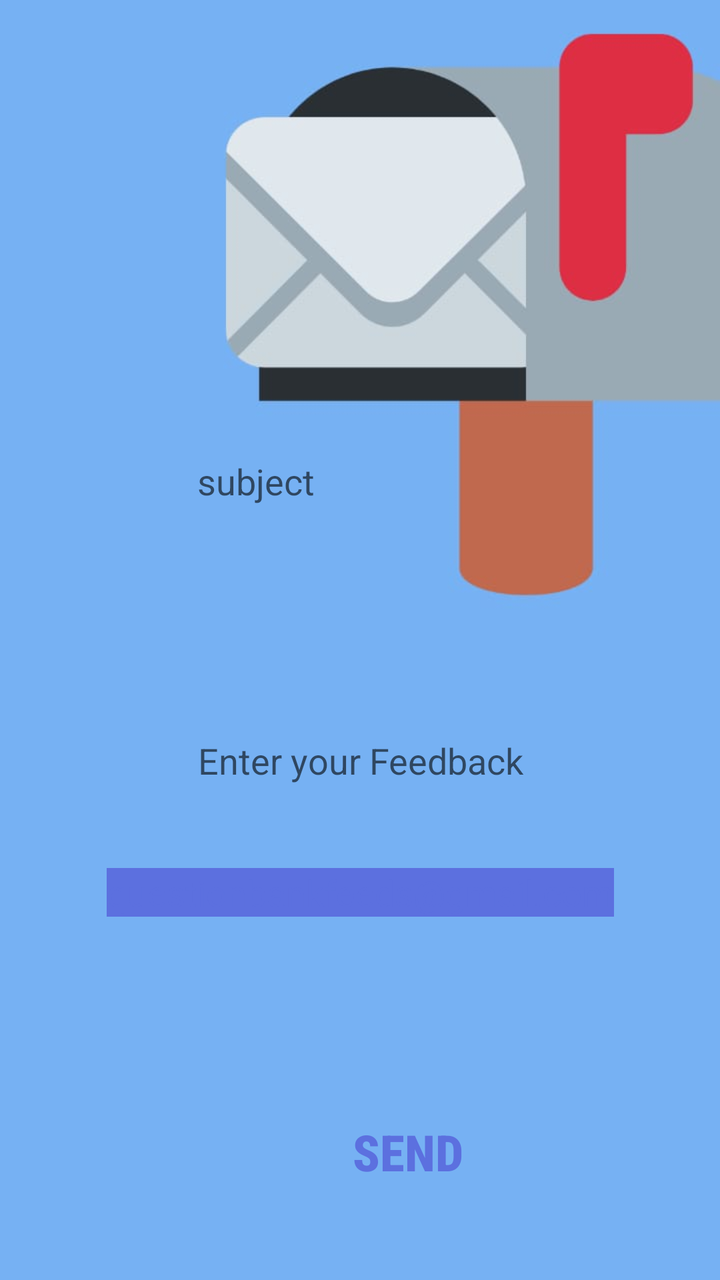
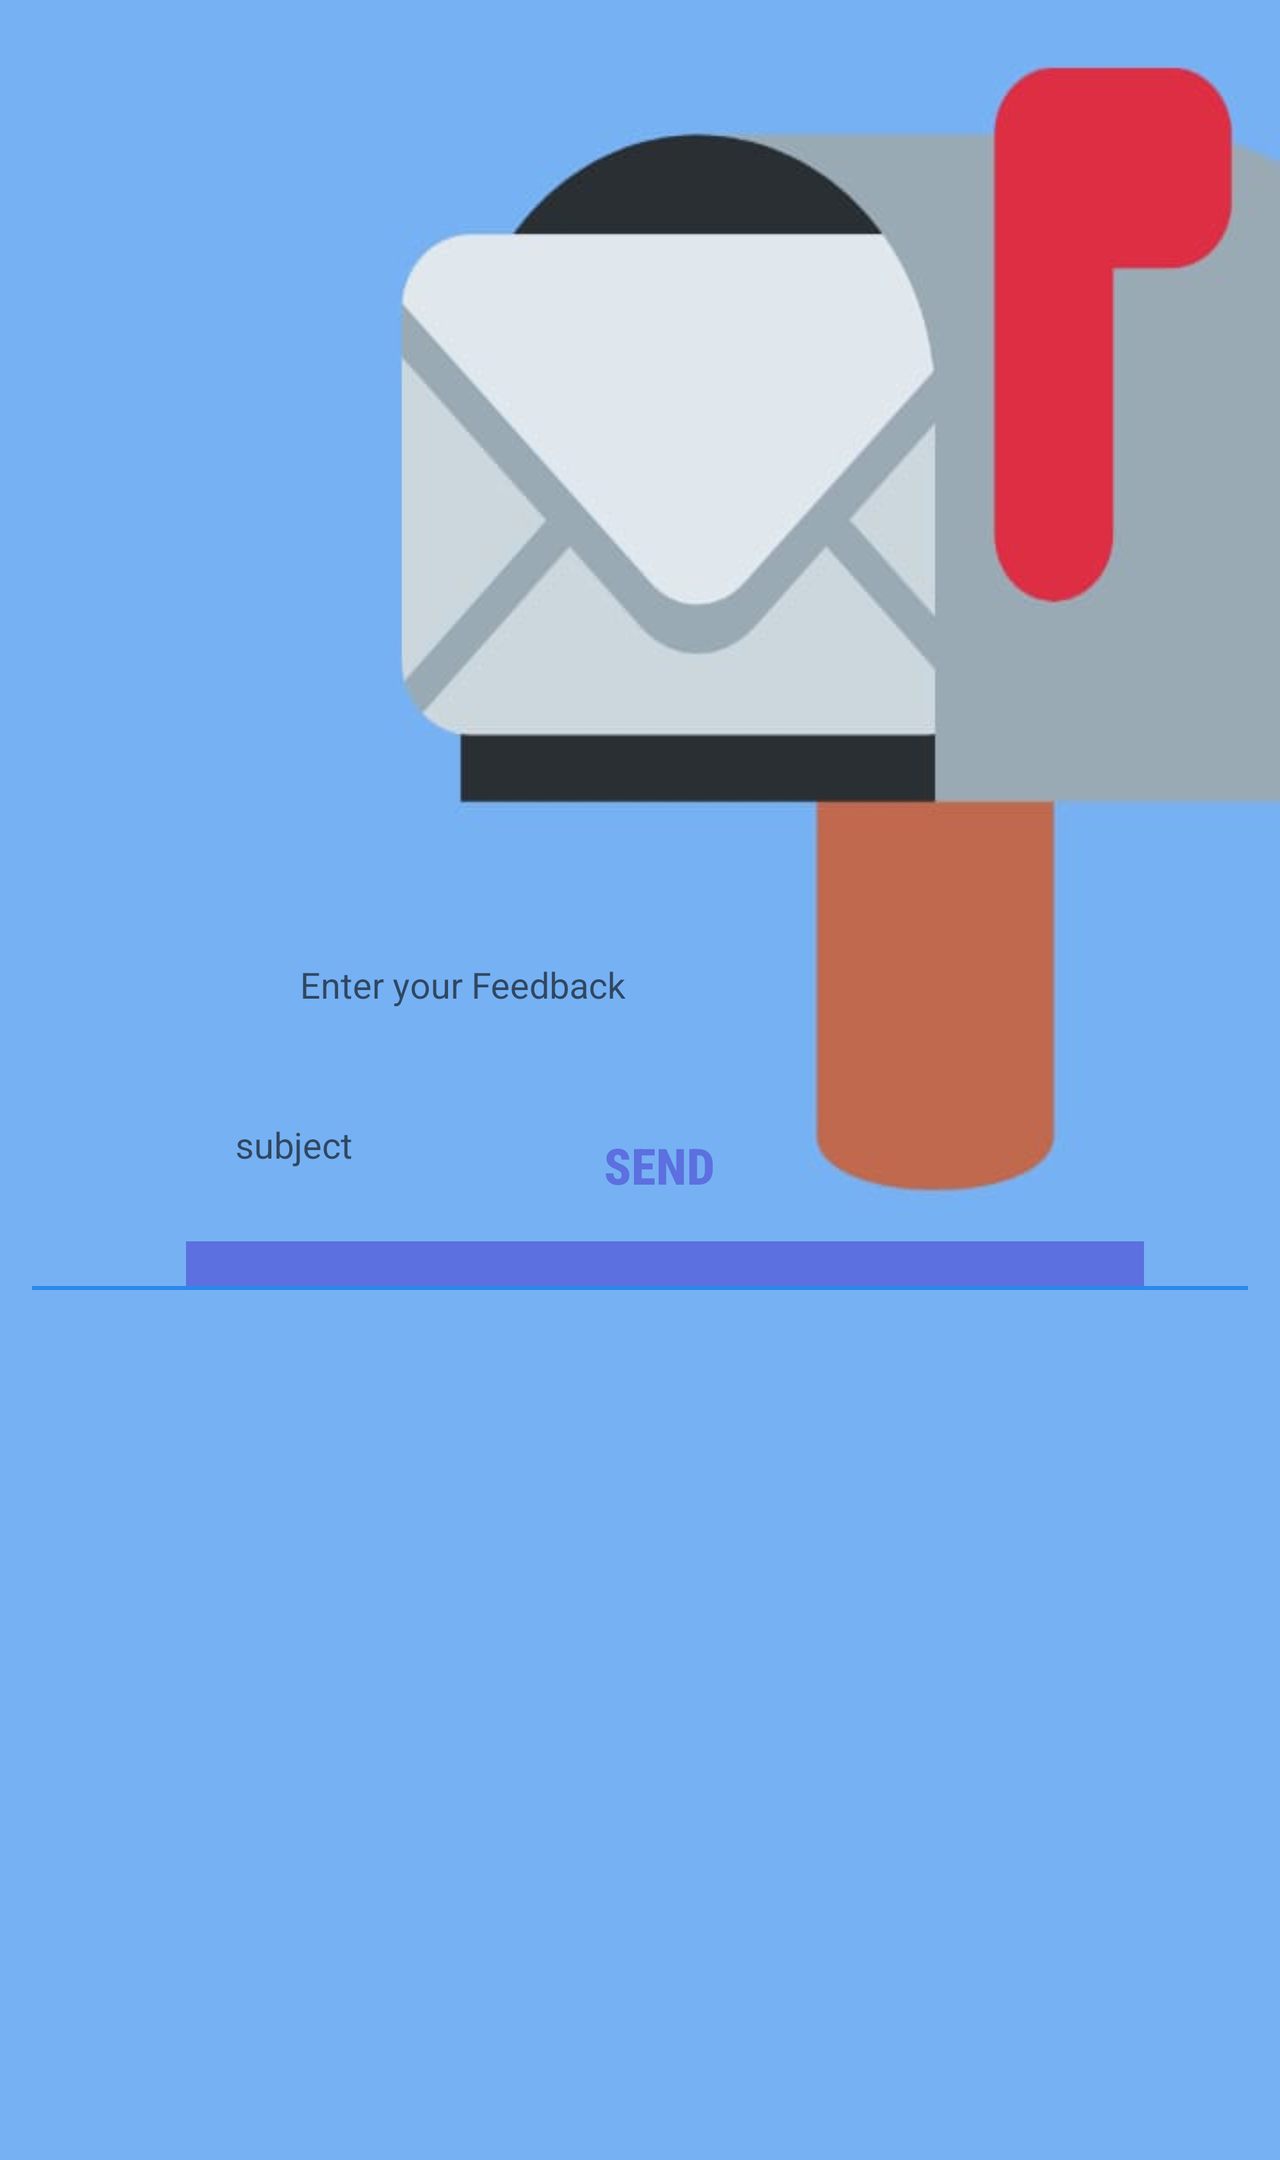

An Android layout and its configuration variant, each rendered on a device that would load it. The default file and the variant file are quoted in full after the pictures.
<!-- AndroidManifest.xml: application theme AppTheme -->
<!-- res/layout/activity_feedback.xml -->
<?xml version="1.0" encoding="utf-8"?>
<androidx.constraintlayout.widget.ConstraintLayout

    xmlns:android="http://schemas.android.com/apk/res/android"
    xmlns:app="http://schemas.android.com/apk/res-auto"
    xmlns:tools="http://schemas.android.com/tools"
    android:layout_width="match_parent"
    android:layout_height="match_parent"
    android:background="@drawable/bg8"
    android:orientation="vertical"
    android:padding="16dp"

    tools:context=".feedback">

    <androidx.constraintlayout.widget.Guideline

        android:id="@+id/n"
        android:layout_width="wrap_content"
        android:layout_height="wrap_content"
        android:orientation="horizontal"
        app:layout_constraintGuide_end="305dp" />


    <EditText
        android:id="@+id/email"
        android:layout_width="wrap_content"
        android:layout_height="wrap_content"
        android:layout_alignParentStart="true"
        android:layout_alignParentLeft="true"
        android:layout_alignParentEnd="true"
        android:layout_alignParentRight="true"
        android:layout_alignParentBottom="true"
        android:background="#5C70DF"
        android:enabled="false"
        android:text="questionbankfeeds@gmail.com"
        android:textColor="#5C70DF"
        app:layout_constraintBottom_toBottomOf="@+id/message"
        app:layout_constraintEnd_toEndOf="@+id/message"
        app:layout_constraintStart_toStartOf="@+id/message"
        app:layout_constraintTop_toTopOf="@+id/message" />

    <EditText
        android:id="@+id/subject"
        android:layout_width="183dp"
        android:layout_height="74dp"
        android:layout_alignParentStart="true"
        android:layout_alignParentLeft="true"
        android:layout_alignParentTop="true"
        android:layout_alignParentEnd="true"
        android:layout_alignParentRight="true"
        android:layout_marginStart="8dp"
        android:layout_marginLeft="8dp"
        android:layout_marginTop="8dp"
        android:layout_marginEnd="8dp"
        android:layout_marginRight="8dp"
        android:layout_marginBottom="8dp"
        android:background="@drawable/edit_round2"
        android:gravity="center_horizontal"
        android:hint="subject"
        android:lines="5"
        app:layout_constraintBottom_toTopOf="@+id/n"
        app:layout_constraintEnd_toEndOf="parent"
        app:layout_constraintHorizontal_bias="0.099"
        app:layout_constraintStart_toStartOf="parent"
        app:layout_constraintTop_toTopOf="parent"
        app:layout_constraintVertical_bias="0.959" />

    <EditText
        android:id="@+id/message"
        android:layout_width="353dp"
        android:layout_height="156dp"
        android:layout_alignEnd="@+id/subject"
        android:layout_alignRight="@+id/subject"
        android:layout_alignParentStart="true"
        android:layout_alignParentLeft="true"

        android:layout_alignParentTop="true"
        android:layout_alignParentBottom="true"
        android:layout_marginStart="8dp"
        android:layout_marginLeft="8dp"
        android:layout_marginTop="8dp"
        android:layout_marginEnd="8dp"
        android:layout_marginRight="8dp"
        android:layout_marginBottom="8dp"
        android:background="@drawable/edit_round2"
        android:gravity="center_horizontal"
        android:hint="Enter your Feedback"
        android:lines="5"
        app:layout_constraintBottom_toBottomOf="parent"
        app:layout_constraintEnd_toEndOf="parent"
        app:layout_constraintStart_toStartOf="parent"
        app:layout_constraintTop_toTopOf="@+id/n"
        app:layout_constraintVertical_bias="0.308" />


    <Button
        android:id="@+id/send"
        android:layout_width="wrap_content"
        android:layout_height="wrap_content"
        android:layout_marginStart="144dp"
        android:layout_marginLeft="144dp"
        android:layout_marginTop="8dp"
        android:layout_marginBottom="24dp"
        android:background="@drawable/edit_round2"
        android:fontFamily="sans-serif-condensed-medium"
        android:gravity="center"
        android:text="SEND"
        android:textColor="#5C70DF"
        android:textSize="25dp"
        android:textStyle="bold"
        app:layout_constraintBottom_toBottomOf="parent"
        app:layout_constraintEnd_toEndOf="@+id/linearLayout"
        app:layout_constraintHorizontal_bias="0.511"
        app:layout_constraintStart_toStartOf="parent"
        app:layout_constraintTop_toBottomOf="@+id/message"
        app:layout_constraintVertical_bias="1.0" />

</androidx.constraintlayout.widget.ConstraintLayout

   >
<!-- resources referenced by this layout -->
<resources>
  <!-- drawable bg8: jpg bitmap (drawable, 17268 bytes) -->
  <style name="AppTheme" parent="Theme.AppCompat.Light.DarkActionBar">
          
          <item name="colorPrimary">@color/colorPrimary</item>
          <item name="colorPrimaryDark">@color/colorPrimaryDark</item>
          <item name="colorAccent">@color/colorAccent</item>
          <item name="windowNoTitle">true</item>
          <item name="windowActionBar">false</item>
      </style>
  <color name="colorPrimary">#FFFFFF</color>
  <color name="colorPrimaryDark">#2B87EB</color>
  <color name="colorAccent">#000000</color>
</resources>
<!-- res/layout-land/activity_feedback.xml (the repository's variant of the layout above) -->
<!-- drawn on the phone turned sideways -->
<?xml version="1.0" encoding="utf-8"?>
<ScrollView xmlns:android="http://schemas.android.com/apk/res/android"
    xmlns:app="http://schemas.android.com/apk/res-auto"
    xmlns:tools="http://schemas.android.com/tools"
    android:layout_width="match_parent"
    android:layout_height="match_parent"
    android:orientation="vertical"
    android:padding="16dp"
    android:background="@drawable/bg8"

    tools:context=".feedback">

<androidx.constraintlayout.widget.ConstraintLayout


    android:layout_width="match_parent"
    android:layout_height="match_parent">

    <RelativeLayout
        android:id="@+id/linearLayout"
        android:layout_width="match_parent"
        android:layout_height="match_parent"
        android:orientation="vertical"
        tools:layout_editor_absoluteX="30dp"
        tools:layout_editor_absoluteY="-79dp">

        <EditText
            android:id="@+id/email"
            android:layout_width="wrap_content"
            android:layout_height="wrap_content"
            android:layout_alignParentStart="true"
            android:layout_alignParentLeft="true"
            android:layout_alignParentEnd="true"
            android:layout_alignParentRight="true"
            android:layout_alignParentBottom="true"
            android:layout_marginStart="77dp"
            android:layout_marginLeft="77dp"
            android:layout_marginEnd="52dp"
            android:layout_marginRight="52dp"
            android:layout_marginBottom="173dp"
            android:background="#5C70DF"
            android:enabled="false"
            android:text="questionbankfeeds@gmail.com"
            android:textColor="#5C70DF" />

        <EditText
            android:id="@+id/subject"
            android:layout_width="289dp"
            android:layout_height="85dp"
            android:layout_alignParentStart="true"
            android:layout_alignParentLeft="true"
            android:layout_alignParentTop="true"
            android:layout_alignParentEnd="true"
            android:layout_alignParentRight="true"
            android:layout_alignParentBottom="true"
            android:layout_marginStart="8dp"
            android:layout_marginLeft="8dp"
            android:layout_marginTop="210dp"
            android:layout_marginEnd="354dp"
            android:layout_marginRight="354dp"
            android:layout_marginBottom="334dp"
            android:background="@drawable/edit_round2"
            android:gravity="center_horizontal"
            android:hint="subject"
            android:lines="5" />

        <View
            android:layout_width="match_parent"
            android:layout_height="2dp"
            android:layout_alignParentBottom="true"
            android:layout_marginBottom="288dp"
            android:background="@color/colorPrimaryDark" />

        <EditText
            android:id="@+id/message"
            android:layout_width="453dp"
            android:layout_height="165dp"
            android:layout_alignEnd="@+id/subject"
            android:layout_alignRight="@+id/subject"
            android:layout_alignParentStart="true"
            android:layout_alignParentLeft="true"

            android:layout_alignParentTop="true"
            android:layout_alignParentBottom="true"
            android:layout_marginStart="11dp"
            android:layout_marginLeft="11dp"
            android:layout_marginTop="362dp"
            android:layout_marginEnd="-166dp"
            android:layout_marginRight="-166dp"
            android:layout_marginBottom="102dp"
            android:background="@drawable/edit_round2"
            android:gravity="center_horizontal"
            android:hint="Enter your Feedback"
            android:lines="5" />

    </RelativeLayout>

    <Button
        android:id="@+id/send"
        android:layout_width="wrap_content"
        android:layout_height="wrap_content"
        android:layout_marginStart="8dp"
        android:layout_marginLeft="8dp"
        android:layout_marginTop="8dp"
        android:background="@drawable/edit_round2"
        android:fontFamily="sans-serif-condensed-medium"
        android:gravity="center"
        android:text="SEND"
        android:textColor="#5C70DF"
        android:textSize="25dp"
        android:textStyle="bold"
        app:layout_constraintBottom_toBottomOf="parent"
        app:layout_constraintEnd_toEndOf="@+id/linearLayout"
        app:layout_constraintHorizontal_bias="0.511"
        app:layout_constraintStart_toStartOf="parent"
        app:layout_constraintTop_toTopOf="@+id/linearLayout"
        app:layout_constraintVertical_bias="0.933" />
</androidx.constraintlayout.widget.ConstraintLayout

   >

</ScrollView>
<!-- resources referenced by the variant -->
<!-- as the phone turned sideways resolves them -->
<resources>
  <color name="colorPrimaryDark">#2B87EB</color>
  <!-- drawable bg8: jpg bitmap (drawable, 17268 bytes) -->
  <style name="AppTheme" parent="Theme.AppCompat.Light.DarkActionBar">
          
          <item name="colorPrimary">@color/colorPrimary</item>
          <item name="colorPrimaryDark">@color/colorPrimaryDark</item>
          <item name="colorAccent">@color/colorAccent</item>
          <item name="windowNoTitle">true</item>
          <item name="windowActionBar">false</item>
      </style>
  <color name="colorPrimary">#FFFFFF</color>
  <color name="colorAccent">#000000</color>
</resources>
